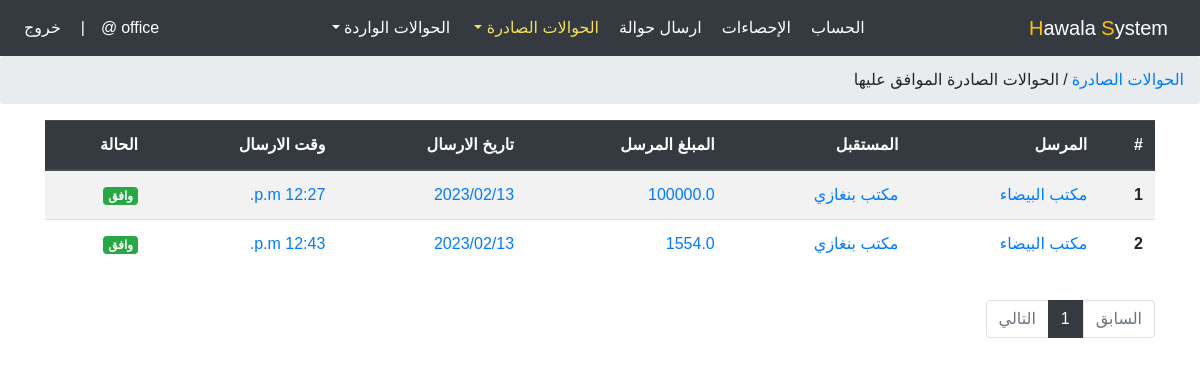
Screenshot of /office/doneOutgoingTransfersList (signed in) with the database file from the repository.
### account/models.py (models this page shows, shortened)
class TblUser(AbstractUser):
    user_type = models.PositiveIntegerField(choices=USER_TYPE)

class TblOfficeUser(models.Model):
    user = models.OneToOneField(TblUser, on_delete=models.CASCADE, primary_key=True)
    name = models.CharField(max_length=100)
    bio = models.TextField(max_length=1500, null=True, blank=True)
    email = models.EmailField()
    special_phone = models.CharField(max_length=14)
    city = models.PositiveIntegerField(choices=CITY_CHOICES, default=1)
    address = models.CharField(max_length=100)
    url_address = models.CharField(max_length=200)
    create_at = models.DateTimeField(auto_now_add=True)
    update_at = models.DateTimeField(auto_now=True)

### office/models.py (models this page shows, shortened)
class TblMoneyTransfer(models.Model):
    sender_office = models.ForeignKey(TblOfficeUser, related_name='from_office', on_delete=models.CASCADE)
    recipient_office = models.ForeignKey(TblOfficeUser, related_name='to_office', on_delete=models.CASCADE)
    sent_amount = models.FloatField(validators=[MinValueValidator(1.0), MaxValueValidator(1000000000.0)])
    sender_commission = models.FloatField(validators=[MinValueValidator(1.0), MaxValueValidator(1000000.0)])
    recipient_commission = models.FloatField(validators=[MinValueValidator(1.0), MaxValueValidator(1000000.0)])
    commission_from_sender = models.FloatField(validators=[MinValueValidator(0.0), MaxValueValidator(1000000.0)])
    commission_from_recipient = models.FloatField(validators=[MinValueValidator(0.0), MaxValueValidator(1000000.0)])
    approval_by_recipient = models.BooleanField(default=False)
    sent_at = models.DateTimeField(auto_now_add=True)
    approval_at = models.DateTimeField(null=True, blank=True)
    rejection_at = models.DateTimeField(null=True, blank=True)
    note = models.TextField(max_length=200, null=True, blank=True)
    rejection = models.BooleanField(default=False)
    note2 = models.TextField(max_length=200, null=True, blank=True)
    def get_outgoing_money_order_url(self):
        return reverse('office:outgoing-money-order', kwargs={'money_order_id': self.pk})

### office/views.py (the view)
# urls.py: path('doneOutgoingTransfersList', views.doneOutgoingTransfersList, name="done-outgoing-transfers-list"),
@login_required(login_url='account:logout')
def doneOutgoingTransfersList(request):
    if request.user.user_type != is_office:
        return redirect('account:logout')
    transfers = TblMoneyTransfer.objects.filter(sender_office=request.user.pk, approval_by_recipient=True).order_by('-approval_at')
    paginator = Paginator(transfers, 25)
    page_num = request.GET.get('page', 1)
    try:
        transfers = paginator.page(page_num)
    except PageNotAnInteger:
        transfers = paginator.page(1)
    except EmptyPage:
        transfers = paginator.page(paginator.num_pages)
    context = {
        'parentTitle': 'outgoing-transfers',
        'title': 'done-outgoing-transfers-list',
        'transfers': transfers,
    }
    return render(request, 'office/outgoingTransfers/doneOutgoingTransfersList.html', context)

### office/templates/office/outgoingTransfers/doneOutgoingTransfersList.html (shortened to what this page needs)
{% extends 'office.html' %}
{% block office-content %}
<ol class="breadcrumb">
    <li><a href="{% url 'office:outgoing-transfers-list' %}">الحوالات الصادرة</a></li>
    <li class="mx-1">/</li>
    <li class="active" aria-current="page">الحوالات الصادرة الموافق عليها</li>
</ol>
<div class="container my-3">
    <div class="row">
        <div class="col-12">
            <div class="table-responsive">
                <table class="table table-striped">
                    <thead class="thead-dark">
                    <tr>
                        <th scope="col">#</th>
                        <th scope="col">المرسل</th>
                        <th scope="col">المستقبل</th>
                        <th scope="col">المبلغ المرسل</th>
                        <th scope="col">تاريخ الارسال</th>
                        <th scope="col">وقت الارسال</th>
                        <th scope="col">الحالة</th>
                    </tr>
                    </thead>
                    <tbody>
                        {% for i in transfers %}
                        <tr>
                            <th scope="row">{{ forloop.counter }}</th>
                            <td><a href="{{ i.get_outgoing_money_order_url }}">{{ i.sender_office.name }}</a></td>
                            <td><a href="{{ i.get_outgoing_money_order_url }}">{{ i.recipient_office.name }}</a></td>
                            <td><a href="{{ i.get_outgoing_money_order_url }}">{{ i.sent_amount }}</a></td>
                            <td><a href="{{ i.get_outgoing_money_order_url }}">{{ i.sent_at.date|date:"Y/m/d" }}</a></td>
                            <td><a href="{{ i.get_outgoing_money_order_url }}">{{ i.sent_at.time }}</a></td>
                            <td><a href="{{ i.get_outgoing_money_order_url }}">
                                {% if i.approval_by_recipient == True %}<span class="badge badge-success">وافق</span>{% endif %}
                            </a></td>
                        </tr>
                        {% endfor %}
                    </tbody>
                </table>
            </div>
        </div>
        <div class="col-12 my-3">
          <ul class="pagination">
              {% if transfers.has_previous %}
              <li class="page-item">
                  <a class="page-link" href="?page={{ transfers.previous_page_number }}" tabindex="-1">السابق</a>
              </li>
              {% else %}
              <li class="page-item disabled">
                  <a class="page-link" href="#!" tabindex="-1">السابق</a>
              </li>
              {% endif %}
              {% for num in transfers.paginator.page_range %}
                  {% if transfers.number == num %}
                      <li class="page-item active">
                          <a class="page-link" href="?page={{ num }}">{{ num }}</a>
                      </li>
                  {% elif num > transfers.number|add:'-3' and num < transfers.number|add:'3' %}
                      <a class="d-none" href="?page={{ num }}">{{ num }}</a>
                      <li class="page-item">
                          <a class="page-link" href="?page={{ num }}">{{ num }}</a>
                      </li>
                  {% endif %}
              {% endfor %}
              {% if transfers.has_next %}
                  {% if transfers.number < transfers.paginator.num_pages|add:'-3' %}
                      <li class="page-item">
                          <span class="page-link">...</span>
                      </li>
                      <li class="page-item">
                          <a class="page-link" href="?page={{ transfers.paginator.num_pages }}">{{ transfers.paginator.num_pages }}</a>
                      </li>
                  {% elif transfers.number < transfers.paginator.num_pages|add:'-2' %}
                      <li class="page-item">
                          <a class="page-link" href="?page={{ transfers.paginator.num_pages }}">{{ transfers.paginator.num_pages }}</a>
                      </li>
                  {% endif %}
                  <li class="page-item">
                      <a class="page-link" href="?page={{transfers.next_page_number}}">التالي</a>
                  </li>
              {% else %}
              <li class="page-item disabled">
                  <a class="page-link" href="#!">التالي</a>
              </li>
              {% endif %}
          </ul>
      </div>
    </div>
</div>
{% endblock %}

### templates/office.html (shortened to what this page needs)
<!DOCTYPE html>
{% load static %}
<html>
<html lang="ar">
<head>
    <link rel="stylesheet" href="{% static 'css/bootstrap.min.css' %}">
    <link rel="stylesheet" href="{% static 'css/office.style6.css' %}">
</head>
<body>
    <nav class="navbar navbar-expand-lg navbar-dark bg-dark">
        <a class="navbar-brand" href="#"><span class="text-warning">H</span>awala <span class="text-warning">S</span>ystem</a>
        <div class="collapse navbar-collapse" id="navbarSupportedContent">
            <ul class="navbar-nav mx-auto">
                <li class="nav-item {% if title == 'office-profile' or parentTitle == 'office-profile' %}active{% endif %}">
                    <a class="nav-link" href="{% url 'office:office-profile' %}">الحساب</a>
                </li>
                <li class="nav-item {% if title == 'office-statistics' %}active{% endif %}">
                    <a class="nav-link" href="{% url 'office:office-statistics' %}">الإحصاءات</a>
                </li>
                <li class="nav-item {% if title == 'office-list' or parentTitle == 'office-list' %}active{% endif %}">
                    <a class="nav-link" href="{% url 'office:office-list' %}">ارسال حوالة</a>
                </li>
                <li class="nav-item dropdown {% if parentTitle == 'outgoing-transfers' %}active{% endif %}">
                    <a class="nav-link dropdown-toggle" href="#" id="navbarDropdown" role="button" data-toggle="dropdown" aria-haspopup="true" aria-expanded="false">
                        الحوالات الصادرة
                    </a>
                </li>
                <li class="nav-item dropdown {% if parentTitle == 'incoming-transfers' %}active{% endif %}">
                    <a class="nav-link dropdown-toggle" href="#" id="navbarDropdown" role="button" data-toggle="dropdown" aria-haspopup="true" aria-expanded="false">
                        الحوالات الواردة
                    </a>
                </li>
            </ul>
            <ul class="navbar-nav">
                <li class="nav-item">
                    <span class="nav-link">{{ request.user.username }}@</span>
                </li>
                <li class="nav-item d-lg-inline-block d-none">
                    <span class="nav-link">|</span>
                </li>
                <li class="nav-item">
                    <a class="nav-link" href="{% url 'account:logout' %}">خروج</a>
                </li>
            </ul>
        </div>
    </nav>
    {% block office-content %}{% endblock %}
</body>
</html>

### static/css/office.style6.css (style rules this page uses)
html { scroll-behavior: smooth; }
body { direction: rtl; text-align: right; font-family: sans-serif; font-size: 1rem; font-weight: 400; line-height: 1.5; }
* { padding: 0; margin: 0; text-decoration: none; box-sizing: border-box; }
a, a:hover { text-decoration: none; cursor: pointer; transition: all 0.5s ease; }
nav.navbar a.navbar-brand { color: white !important; }
nav.navbar .nav-link { color: white !important; }
li.active a.nav-link, li a.nav-link:hover { color: #f5dd5d !important; }
.pagination .page-item.active .page-link { z-index:1;color:#fff;background-color:#343a40;border-color:#343a40 }
.pagination .page-item:last-child .page-link { border-radius:0;border-top-left-radius:.25rem;border-bottom-left-radius:.25rem }
.pagination .page-item:first-child .page-link { border-radius:0;border-top-right-radius:.25rem;border-bottom-right-radius:.25rem; }

### rows the page displays
TblUser: user.username "office"
TblMoneyTransfer: sender_office.name "مكتب البيضاء", recipient_office.name "مكتب بنغازي", sent_amount "100000.0", sent_at "2023/02/13", sent_at.time "12:27 p.m.", approval_by_recipient "وافق"
TblMoneyTransfer: sender_office.name "مكتب البيضاء", recipient_office.name "مكتب بنغازي", sent_amount "1554.0", sent_at "2023/02/13", sent_at.time "12:43 p.m.", approval_by_recipient "وافق"

### other values shown
{{ num }} "1"
